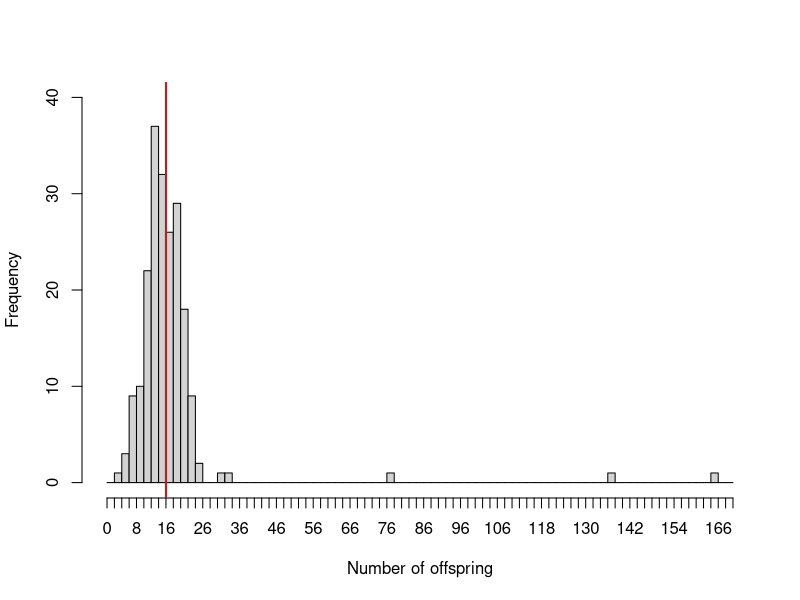
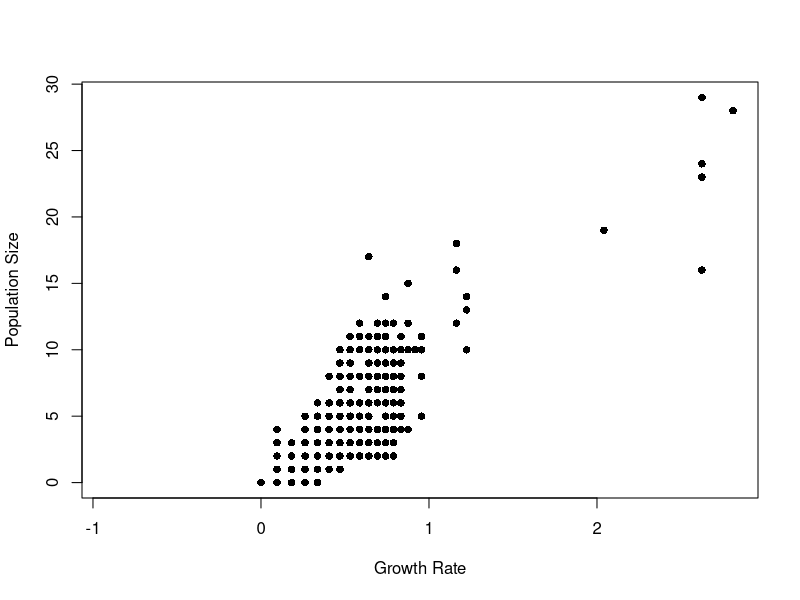

Write the R code that produced these figures, in order. (Note: this script raises an error after producing the figures.)
## ---- chunk 1

install.packages('igraph')
install.packages('plyr')
install.packages('dplyr')

# data manipulation libraries
library(igraph)
library(plyr)
library(dplyr)

## ---- chunk 2
dat <- read.csv("eggVar_data.csv")

dat2 <- dat[,"numAdults"]
dat2 <- na.omit(dat2)

dat3 <- dat2[which(dat2 > 0)]

pdf("beetleDistribution.pdf", width = 10, height = 6)
eggHist <- hist(x = dat3, xlab = "Number of offspring", main = "", 
     ylim = c(0,40), xlim = c(0,170), breaks = seq(0, 170, 2), xaxt = "n")
axis(side = 1, at = eggHist$breaks, labels = eggHist$breaks)
abline(v = 16, col = "firebrick", lwd = 2)
dev.off()
## ---- chunk 3
# use dat2 from above

#' Estimate growth rate from a distribution
#' @param offDist the distribution of offspring
#' @param sampNum the number of individuals 
#' @param popInitial the starting pop size
#' @param alp the carrying capacity
#' @return a list where one element is a vector of growth rates and the other is a vector of population sizes

getGrowth <- function(offDist, sampNum, popInitial, alp = 0.002){
  growthDist <- c()
  popSize <- c()
  tmpOff <- sample(offDist, size = sampNum, replace = TRUE, prob = NULL)
  for (i in 1:sampNum) {
    growthDist[i] <- log(tmpOff[i]/popInitial)
  }
  for (j in 1:sampNum) {
    births <- rpois(1, growthDist[j]*popInitial)
    survivors <- rbinom(1, births, exp(-1*((alp*popInitial))))
    popSize[j] <- survivors
  }

  return(list(growthDist, popSize))
}

growthRates1 <- getGrowth(dat2, 1000, 1)
growthRates10 <- getGrowth(offDist = dat2, sampNum = 1000, popInitial = 10)
growthRates100 <- getGrowth(dat2, 1000, 100)

makePlot <- function(x){
  myPlot <- plot(x = x[[1]], y = x[[2]], pch = 16, xlab = "Growth Rate", ylab = "Population Size")
  return(myPlot)
}


pdf("popSize_growth.pdf", width = 6, height = 6)
thePlot <- makePlot(growthRates10)
dev.off()


pdf("growthRate_histogram.pdf", width = 6, height = 6)
hist(x = growthRates100, xlab = "Growth rate of individuals", main = "",
     breaks = 30)
dev.off()

## ---- chunk 4
popsizeVec <- (seq(10, 100, by = 5))


growthMat <- matrix(data = NA, nrow = 1000, ncol = length(popsizeVec))
colnames(growthMat) <- popsizeVec
for (i in 1:nrow(growthMat)) {
  for (j in 1:ncol(growthMat)) {
   tmp <- as.numeric(sum(sample(x = dat3, size = 10, replace = TRUE)))
   growth <- log(tmp/as.numeric(popsizeVec[j]))
   growthMat[i,j] <- growth
  }
}

xtmp <- rep(popsizeVec, each = nrow(growthMat))  
ytmp <- as.vector(growthMat)                   

pdf("growthRate_by_popSize.pdf", width = 6, height = 6)
plot(xtmp, ytmp,
     xlab = "Population Size",
     ylab = "Growth rate",
     pch = 19, col = "black",
     xlim = c(10, 100),
     ylim = c(0, 4))
abline(h = 1.29, col = 'red')
dev.off()
## ---- chunk 5
 
#' Plot a linear fit within the bounds of the data, and insert fit stats into plot
#'
#' @param y a vector 
#' @param x a vector
#' @param	forceIntercept (default = NULL) what is the intercept value to use (useful 
#'   for relationships that need to be forced through origin
#' @param legPos position of the legend (which is the slope and p-value; default=NULL)
#'   other values are "topleft", "bottomleft", "topright", "bottomright".
#' @param justMod if TRUE, no segment is drawn, but the model object is returned
#' @param textCol color of line and text.
#' @param ... other graphical parameters taht will be handed to the lines function 
#'
#' @return nothing 
#'
#' @importFrom grDevices adjustcolor colorRampPalette
#' @importFrom graphics lines text
#' @importFrom stats cor lm na.omit predict
#'
#' @export

plotSegments <- function(y,x, 
	forceIntercept=NULL, legPos=NULL,
  justMod = FALSE, textCol=1, ...){
	if(is.null(forceIntercept)){
	  m <- lm(y~x)
	}else{
	  m <- lm(y ~ 0 + x)
    preds <- predict(m, 
      newdata=data.frame(x=c(min(x, na.rm=TRUE), max(x, na.rm=TRUE))))
    lines(y=preds, x=c(min(x, na.rm=TRUE), max(x, na.rm=TRUE)), 
      col=textCol, ...)
		return(m)
	}
  if(justMod){
    return(m)
  }else{
    lty <- ifelse(summary(m)[[4]][2,4] < 0.05, 1, 5)
    preds <- predict(m, 
      newdata=data.frame(x=c(min(x, na.rm=TRUE), max(x, na.rm=TRUE))))
    lines(y=preds, x=c(min(x, na.rm=TRUE), max(x, na.rm=TRUE)), 
      lty=lty, col=textCol, ...)
    b <- format(summary(m)$coefficients[2],digits=2)
    pee <- format(summary(m)$coefficients[8],digits=4)
    if(pee < 0.0001){
      p <- '< 0.0001'
    }else{
      p <- paste('= ', pee, sep='')
    }
    if(!is.null(legPos)){
      legend(legPos, xpd=TRUE, legend=bquote(beta==.(b)~';'~'p'~.(p)), 
        col=textCol, bty='n')
    }
  }
}


## ---- chunk 6

#' make hexbinplot
#' 
#' @param x one of the variables to plot
#' @param y the other one!
#' @param colz colors!
#' @param nbin number of bins to group the data
#' @param ... other arguments handed to plot
#'
#' @return a hexbin plot

getHex <- function(x,y, colz=NULL, nbin=100,...){
  require(dplyr)
  require(hexbin)
  if(is.null(colz)){
    colz <- viridis::viridis
  }
  hex <- hexbin(x, y, xbins=nbin, ...)
  # divide counts by 2 since you previously doubled the pairwise comparisons
  hex@count <- hex@count / 2 
  plot(hex, colramp = colz)
  hex
}


## ---- chunk 7

y <- rnorm(1000)
x <- rnorm(1000)
x2 <- x * y * runif(1000)


mod <- glm(y ~ x + x2)

summary(mod)

## ---- chunk 8

plot(y, x)
plotSegments(y,x, 
  legPos='bottomright', textCol='dodgerblue'
)

## ---- chunk 9

sessionInfo()

